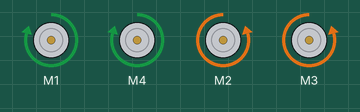
Recording of a sketch running on a simulated Arduino Uno, built with avr-gcc and run on an emulated ATmega328P. Parts: 4 × DC motor (green arrow = forward, orange = backward, longer = faster).

Above: at 2.2 s.
At 2.7 s:
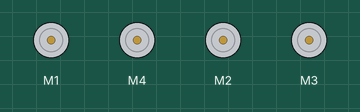
At 3.2 s:
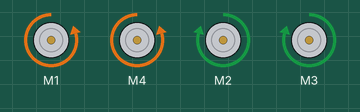
At 4.5 s:
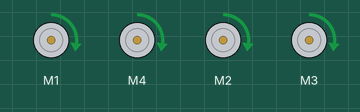
At 5.5 s:
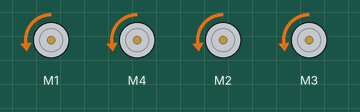
Timing chart, 0 to 7.2 s (numbered marks = the images above):
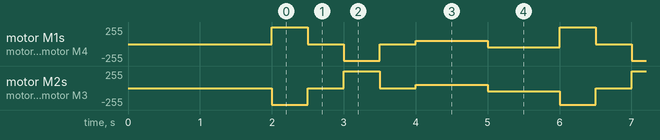

Measured:
- by itself, motor M1, motor M4: repeats every 4.0 s: stopped 0.50 s, backward 250/255 0.50 s, stopped 0.50 s, forward 50/255 1.0 s, backward 50/255 1.0 s, forward 250/255 0.50 s
- by itself, motor M2, motor M3: repeats every 4.0 s: stopped 0.50 s, forward 250/255 0.50 s, stopped 0.50 s, forward 50/255 1.0 s, backward 50/255 1.0 s, backward 250/255 0.50 s

The sketch:

DC_motor_test.ino
```cpp
// tento kód slúži na overenie funkčnosti motor shieldu a motorov
// v prípade že sa niektorý z motorov točí nesprávnym smerom treba zmeniť jeho polaritu prehodením káblov

#include <Servo.h>// importujeme knižnice pre ovládanie sevo motorov
#include <AFMotor.h>// importujeme knižnice pre Adafruit motorshield
const int pwm_frequency = 64000; //ovládacia pwm frekvencia pre motory
const int motor_speed = 250; // defaultná rýchlosť motorov v rozsahu 0-255
// pre každý motor vytvoríme objekt
AF_DCMotor motor_left1(1,pwm_frequency);// prvý argument je číslo portu, v ktorom je motor zapojený (napr. port M1)
AF_DCMotor motor_left2(4,pwm_frequency);// druhý argument je ovládacia frekvencia, defaultne 1KHz
AF_DCMotor motor_right1(2,pwm_frequency);
AF_DCMotor motor_right2(3,pwm_frequency);

Servo servo1; //vytvoríme sevo objektu
Servo servo2;
void setup() {
// nastavíme rýchlosť motorov

  motor_left1.setSpeed(motor_speed);
  motor_left2.setSpeed(motor_speed);
  motor_right1.setSpeed(motor_speed);
  motor_right2.setSpeed(motor_speed);
  motor_stop(2000);

}

void loop() {


turn_left(500);
motor_stop(500);
turn_right(500);
motor_stop(500);

forward(1000,50);// prvý agument je čas, druhý rýchlosť
backward(1000,50);


}

   void forward(int run_time,int run_speed)// funkcia ma 2 argumenty - čas chodu motora a rýchlosť
   {
      motor_left1.setSpeed(run_speed);// nastavíme určenú rýchlosť
      motor_left2.setSpeed(run_speed);
      motor_right1.setSpeed(run_speed);
      motor_right2.setSpeed(run_speed);

      motor_left1.run(FORWARD);
      motor_left2.run(FORWARD);// roztočíme motory jedným smerom
      motor_right1.run(FORWARD);
      motor_right2.run(FORWARD);
      delay(run_time);
   }

   void backward(int run_time,int run_speed)
   {
      motor_left1.setSpeed(run_speed);
      motor_left2.setSpeed(run_speed);
      motor_right1.setSpeed(run_speed);
      motor_right2.setSpeed(run_speed);

      motor_left1.run(BACKWARD);
      motor_left2.run(BACKWARD);// roztočíme motory druhým smerom
      motor_right1.run(BACKWARD);
      motor_right2.run(BACKWARD);
      delay(run_time);
   }

   void motor_stop(int run_time)
   {
      motor_left1.run(RELEASE);
      motor_left2.run(RELEASE);// zabrzdíme motory
      motor_right1.run(RELEASE);
      motor_right2.run(RELEASE);
      delay(run_time);
   }

   void turn_left(int run_time)
   {
      motor_left1.setSpeed(motor_speed);
      motor_left2.setSpeed(motor_speed);
      motor_right1.setSpeed(motor_speed);
      motor_right2.setSpeed(motor_speed);

      motor_left1.run(FORWARD);
      motor_left2.run(FORWARD);
      motor_right1.run(BACKWARD);
      motor_right2.run(BACKWARD);
      delay(run_time);
   }

   void turn_right(int run_time)
   {
      motor_left1.setSpeed(motor_speed);
      motor_left2.setSpeed(motor_speed);
      motor_right1.setSpeed(motor_speed);
      motor_right2.setSpeed(motor_speed);

      motor_left1.run(BACKWARD);
      motor_left2.run(BACKWARD);
      motor_right1.run(FORWARD);
      motor_right2.run(FORWARD);
      delay(run_time);
   }
```
